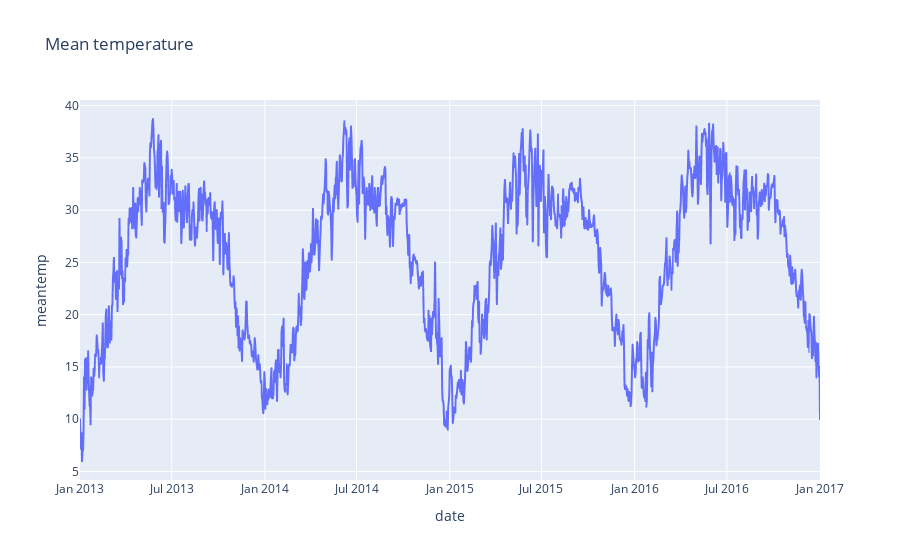

The cell this chart's notebook holds for it:
### Code cell
fig = px.line(df, x=df.index, y="meantemp", title='Mean temperature')
fig.show()

### Figure 1 — Plotly figure (JSON) as saved in the notebook; plotly's stock layout.template omitted (floating-point values rounded to 4 significant figures; data arrays with more than 128 entries replaced by an {"elided": "..."} marker saying what was removed)
{"data": [{"hovertemplate": "date=%{x}<br>meantemp=%{y}<extra></extra>", "legendgroup": "", "line": {"color": "#636efa", "dash": "solid"}, "marker": {"symbol": "circle"}, "mode": "lines", "name": "", "showlegend": false, "type": "scattergl", "x": {"elided": "1462 str values"}, "xaxis": "x", "y": {"elided": "1462 float values"}, "yaxis": "y"}], "layout": {"legend": {"tracegroupgap": 0}, "title": {"text": "Mean temperature"}, "xaxis": {"anchor": "y", "domain": [0, 1], "title": {"text": "date"}}, "yaxis": {"anchor": "x", "domain": [0, 1], "title": {"text": "meantemp"}}}}
